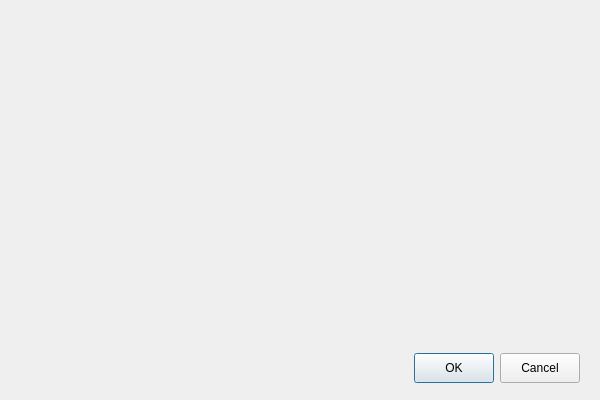
<?xml version="1.0" encoding="UTF-8"?>
<ui version="4.0">
 <class>ImageCropperDialog</class>
 <widget class="QDialog" name="ImageCropperDialog">
  <property name="geometry">
   <rect>
    <x>0</x>
    <y>0</y>
    <width>600</width>
    <height>400</height>
   </rect>
  </property>
  <property name="windowTitle">
   <string>Dialog</string>
  </property>
  <layout class="QVBoxLayout" name="verticalLayout">
   <item>
    <widget class="QWidget" name="widget" native="true">
     <layout class="QHBoxLayout" name="horizontalLayout_2">
      <item>
       <widget class="ImageCropperQLabel" name="imageLabel">
        <property name="text">
         <string/>
        </property>
       </widget>
      </item>
     </layout>
    </widget>
   </item>
   <item>
    <widget class="QWidget" name="choose_box" native="true">
     <property name="minimumSize">
      <size>
       <width>0</width>
       <height>45</height>
      </size>
     </property>
     <property name="maximumSize">
      <size>
       <width>16777215</width>
       <height>45</height>
      </size>
     </property>
     <layout class="QHBoxLayout" name="horizontalLayout">
      <item>
       <spacer name="horizontalSpacer">
        <property name="orientation">
         <enum>Qt::Orientation::Horizontal</enum>
        </property>
        <property name="sizeHint" stdset="0">
         <size>
          <width>40</width>
          <height>20</height>
         </size>
        </property>
       </spacer>
      </item>
      <item>
       <widget class="QPushButton" name="ok">
        <property name="minimumSize">
         <size>
          <width>0</width>
          <height>30</height>
         </size>
        </property>
        <property name="maximumSize">
         <size>
          <width>16777215</width>
          <height>30</height>
         </size>
        </property>
        <property name="text">
         <string>OK</string>
        </property>
       </widget>
      </item>
      <item>
       <widget class="QPushButton" name="cancel">
        <property name="minimumSize">
         <size>
          <width>0</width>
          <height>30</height>
         </size>
        </property>
        <property name="maximumSize">
         <size>
          <width>16777215</width>
          <height>30</height>
         </size>
        </property>
        <property name="text">
         <string>Cancel</string>
        </property>
       </widget>
      </item>
     </layout>
    </widget>
   </item>
  </layout>
 </widget>
 <customwidgets>
  <customwidget>
   <class>ImageCropperQLabel</class>
   <extends>QLabel</extends>
   <header>imagecropperqlabel.h</header>
  </customwidget>
 </customwidgets>
 <resources/>
 <connections/>
</ui>
